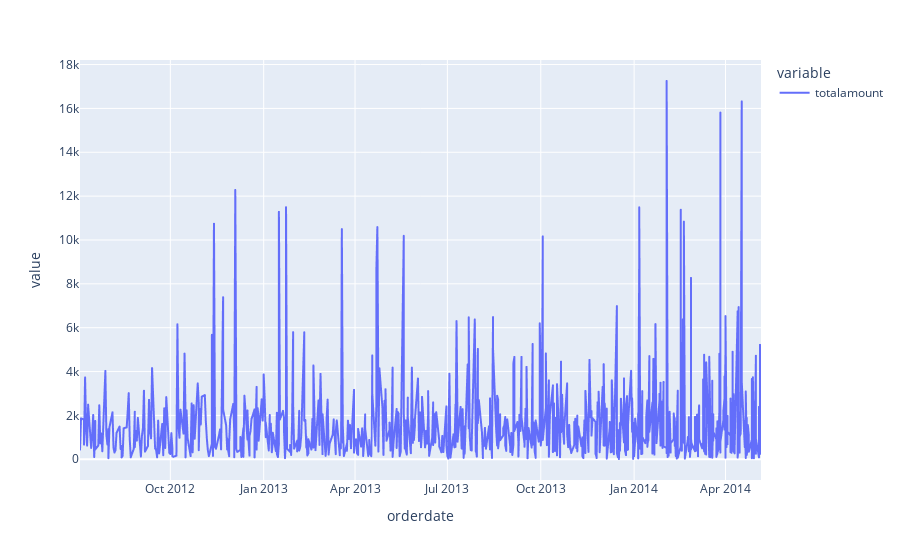

Write notebook code for a chart like this one.
### Code cell
px.line(data_frame=date_total)

### Figure 1 — Plotly figure (JSON) as saved in the notebook; plotly's stock layout.template omitted (floating-point values rounded to 4 significant figures; data arrays with more than 128 entries replaced by an {"elided": "..."} marker saying what was removed)
{"data": [{"hovertemplate": "variable=totalamount<br>orderdate=%{x}<br>value=%{y}<extra></extra>", "legendgroup": "totalamount", "line": {"color": "#636efa", "dash": "solid"}, "marker": {"symbol": "circle"}, "mode": "lines", "name": "totalamount", "showlegend": true, "type": "scattergl", "x": {"elided": "2155 str values"}, "xaxis": "x", "y": {"elided": "2155 float values"}, "yaxis": "y"}], "layout": {"legend": {"title": {"text": "variable"}, "tracegroupgap": 0}, "margin": {"t": 60}, "xaxis": {"anchor": "y", "domain": [0, 1], "title": {"text": "orderdate"}}, "yaxis": {"anchor": "x", "domain": [0, 1], "title": {"text": "value"}}}}
